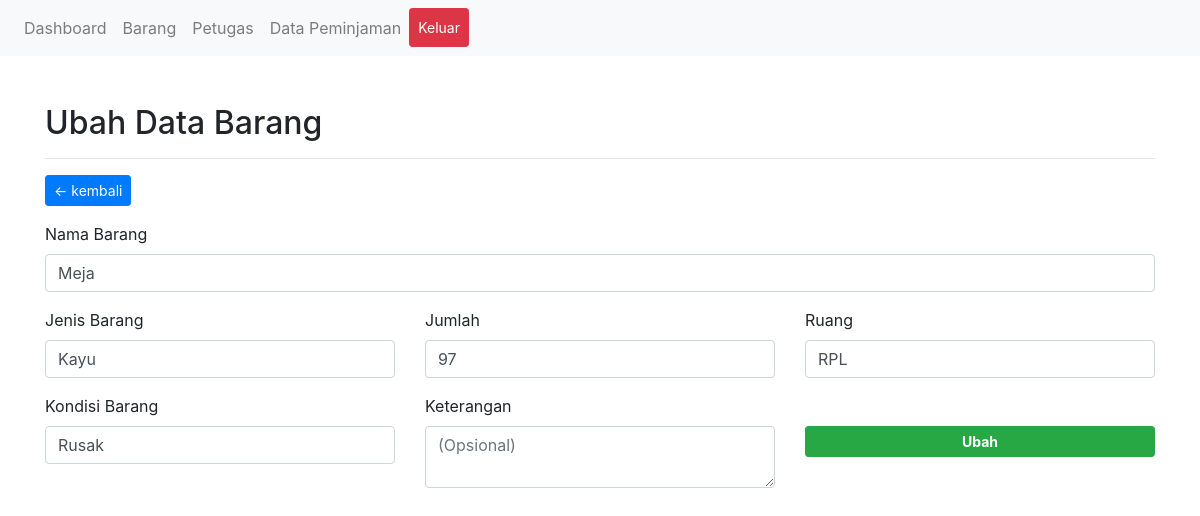
Screenshot of /admin/data-barang.php?p=edit-barang&id=2 (signed in) with the database file from the repository.
### tables this page shows
CREATE TABLE `barang` (
  `id_barang` int(11) NOT NULL,
  `id_user` int(11) NOT NULL,
  `jenis` varchar(30) NOT NULL,
  `jumlah` int(11) NOT NULL,
  `keterangan` text NOT NULL,
  `kondisi` varchar(20) NOT NULL,
  `nama_barang` varchar(50) NOT NULL,
  `tgl_regis` date NOT NULL DEFAULT current_timestamp(),
  `ruang` varchar(30) NOT NULL
);

### admin/includes/edit-barang.php (the view, shortened to what this page needs)
<div class="container mt-5">
	<h2>Ubah Data Barang</h2>
	<hr>
	<a href="data-barang.php" class="btn btn-primary btn-sm float-left">&larr; kembali</a>
	<div class="clearfix"></div>
	<?php
	$barang = $conn->query("SELECT * FROM barang WHERE id_barang = '" .$_GET['id']. "'");
	$data = $barang->fetch_assoc();
	?>
	<form action="proses/proses-ubah-barang.php" method="POST" class="mt-3" autocomplete="off">
		<div class="form-group">
			<label for="nama_barang">Nama Barang</label>
			<input type="text" name="nama_barang" placeholder="Contoh: Kursi" class="form-control" autofocus required value="<?= $data['nama_barang'] ?>">
		</div>
		<div class="row">
			<div class="col-md-4">
				<div class="form-group">
					<label for="jenis">Jenis Barang</label>
					<input type="text" name="jenis" class="form-control" required placeholder="Contoh: Kayu" value="<?= $data['jenis'] ?>">
				</div>
			</div>
			<div class="col-md-4">
				<div class="form-group">
					<label for="jumlah">Jumlah</label>
					<input type="number" name="jumlah" min="1" placeholder="Minimal 1" class="form-control" required value="<?= $data['jumlah'] ?>">
				</div>
			</div>
			<div class="col-md-4">
				<div class="form-group">
					<label for="ruang">Ruang</label>
					<input type="text" name="ruang" class="form-control" required placeholder="Contoh: Gudang" value="<?= $data['ruang'] ?>">
				</div>
			</div>
		</div>
		<div class="row">
			<div class="col-md-4">
				<div class="form-group">
					<label for="jenis">Kondisi Barang</label>
					<input type="text" name="kondisi" class="form-control" required placeholder="Contoh: Baik" value="<?= $data['kondisi'] ?>">
				</div>
			</div>
			<div class="col-md-4">
				<div class="form-group">
					<label for="ket">Keterangan</label>
					<textarea class="form-control" name="ket" placeholder="(Opsional)"><?= $data['keterangan'] ?></textarea>
				</div>
			</div>
			<div class="col-md-4">
				<button type="submit" name="simpan" class="btn btn-success btn-sm" style="margin-top:32px; width:100%;"><b>Ubah</b></button>
			</div>
		</div>
	</form>
</div>

### rows the page displays
barang: nama_barang "Meja", jenis "Kayu", jumlah "97", ruang "RPL", kondisi "Rusak"
